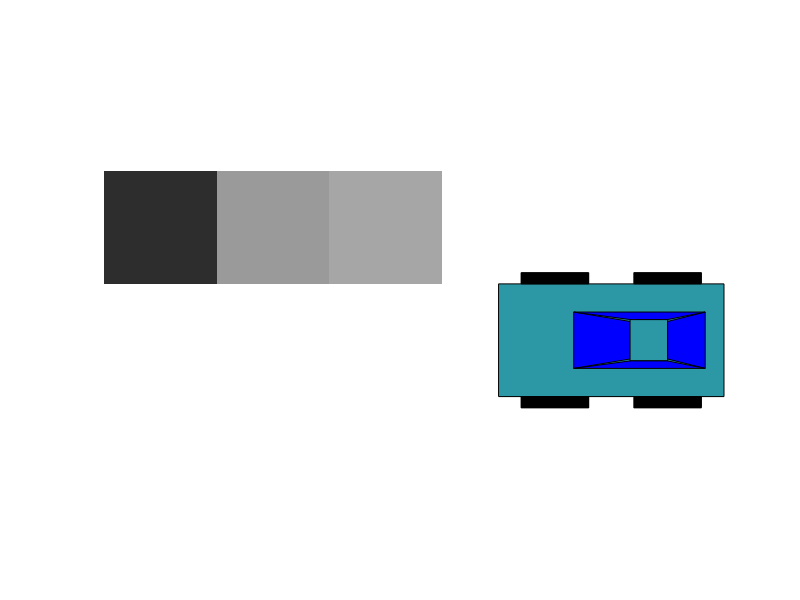

MATLAB code for this plot: (Note: this script raises an error after producing the figure.)
h=1;
w=2;
height=10;
width=10;
nIter=10;
A=-1*ones(10,10)
A(:,5)=1
A(5,:)=1
%starting index for the car
B=[1,5]
%starting point for the car using the index
A(B(1,1),B(1,2))=0.5
size(A)

%loop for movements
for i=2:nIter
    
    %if south block is empty
if (A(B(1,1)+1,B(1,2))==1)
    
    %set next to full
    A(B(1,1)+1,B(1,2))=0.5;
    %set current to empty
    A(B(1,1),B(1,2))=1;
    %update the index
    B(1,1)=B(1,1)+1;
    
    %if east is empty______process is the same as above
elseif (A(B(1,1),B(1,2)+1)==1)
    
    A(B(1,1),B(1,2)+1)=0.5;
    A(B(1,1),B(1,2))=1;
    B(1,2)=B(1,2)+1;
    
    %if north is empty______process is the same as above
elseif (A(B(1,1)-1,B(1,2))==1)
    A(B(1,1)-1,B(1,2))=0.5;
    A(B(1,1),B(1,2))=1;
    B(1,1)=B(1,1)+1;  
    
    %if east west is empty______process is the same as above
elseif (A(B(1,1),B(1,2)-1)==1)
    A(B(1,1),B(1,2)-1)=0.5;
    A(B(1,1),B(1,2))=1;
    B(1,2)=B(1,2)-1;
end

% Draw the car!
x0=B(1,2);
y0=B(1,1);
hold on

% Define the coordinates for the car chassi
chassi_x = [w/2 w/2 -w/2 -w/2];
chassi_y = [-h/2 h/2 h/2 -h/2];

wheel_1_x=[2*w/5 2*w/5 (w/10) (w/10)];
wheel_1_y=[-h/2 -12*h/20 -12*h/20 -h/2];

wheel_2_x=[-(2*w/5) -(2*w/5) -(w/10) -(w/10)];
wheel_2_y=[-h/2 -12*h/20 -12*h/20 -h/2];

wheel_3_x=[-(2*w/5) -(2*w/5) -(w/10) -(w/10)];
wheel_3_y=[h/2 (12*h/20) (12*h/20) h/2];

wheel_4_x=[2*w/5 2*w/5 (w/10) (w/10)];
wheel_4_y=[h/2 (12*h/20) (12*h/20) h/2];

window_1_x=[-w/6 -w/6 w/12 w/12];
window_1_y=[(-h)/4 (h)/4 h/6 -h/6];

window_2_x=[w/12 w/12 w/12+w/6 w/12+w/6];
window_2_y=[-h*11/60 h*11/60 h*11/60 -h*11/60];

window_3_x=[w/12+w/6 w/12+w/6 5*w/12 5*w/12];
window_3_y=[h/6 -h/6 (-h)/4 (h)/4];

window_4_x=[-w/6 5*w/12 w/12+w/6 w/12];
window_4_y=[(-h)/4 -h/4 -h*11/60 -h*11/60];

window_5_x=[-w/6 5*w/12 w/12+w/6 w/12];
window_5_y=[(h)/4 h/4 h*11/60 h*11/60];

A=[rand(1),rand(1),rand(1)];

patch(x0+chassi_x, y0+chassi_y, A)
patch(x0+wheel_1_x,y0+wheel_1_y,'k')
patch(x0+wheel_2_x,y0+wheel_2_y,'k')
patch(x0+wheel_3_x,y0+wheel_3_y,'k')
patch(x0+wheel_4_x,y0+wheel_4_y,'k')
patch(x0+window_1_x,y0+window_1_y,'b')
patch(x0+window_2_x,y0+window_2_y,A)
patch(x0+window_3_x,y0+window_3_y,'b')
patch(x0+window_4_x,y0+window_4_y,'b')
patch(x0+window_5_x,y0+window_5_y,'b')



imshow(A,'InitialMagnification','fit')

hold off

pause(0.5)
end